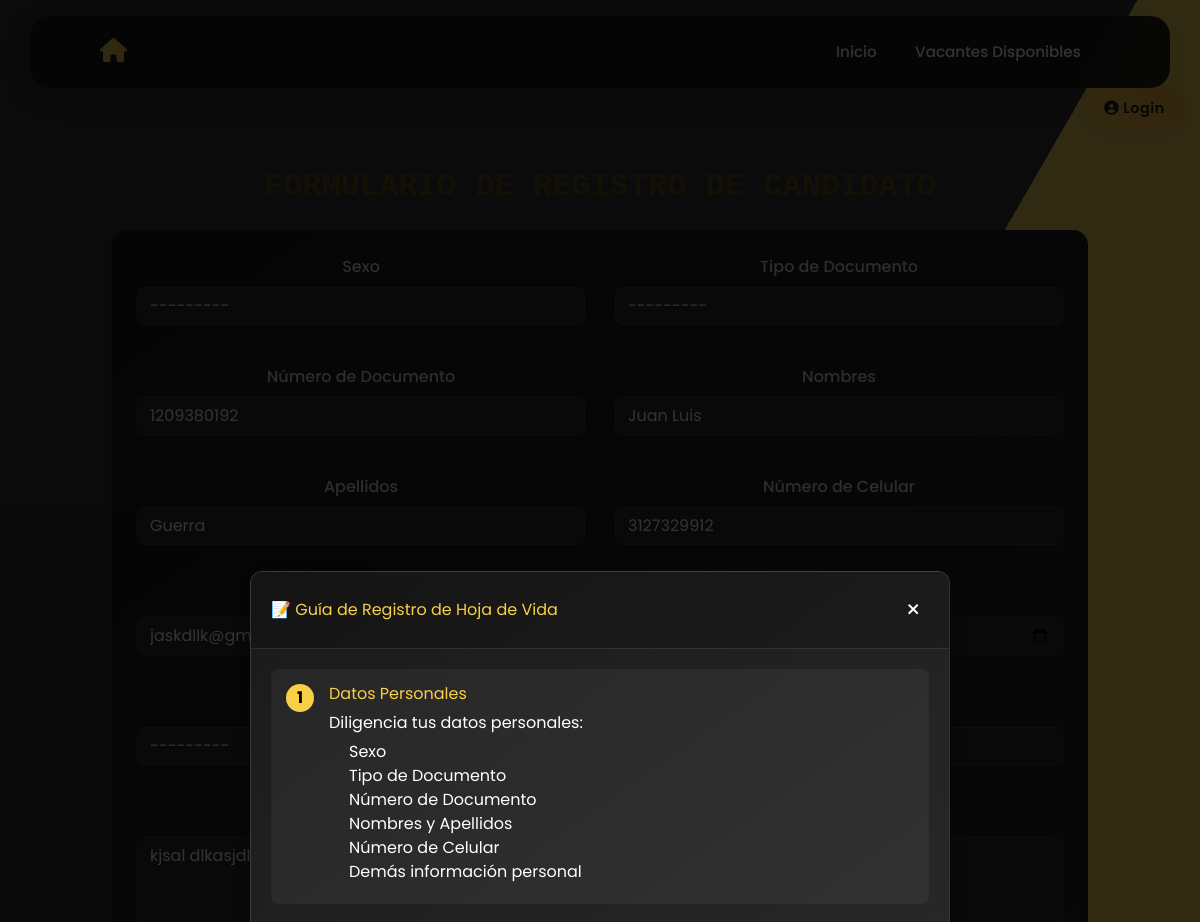
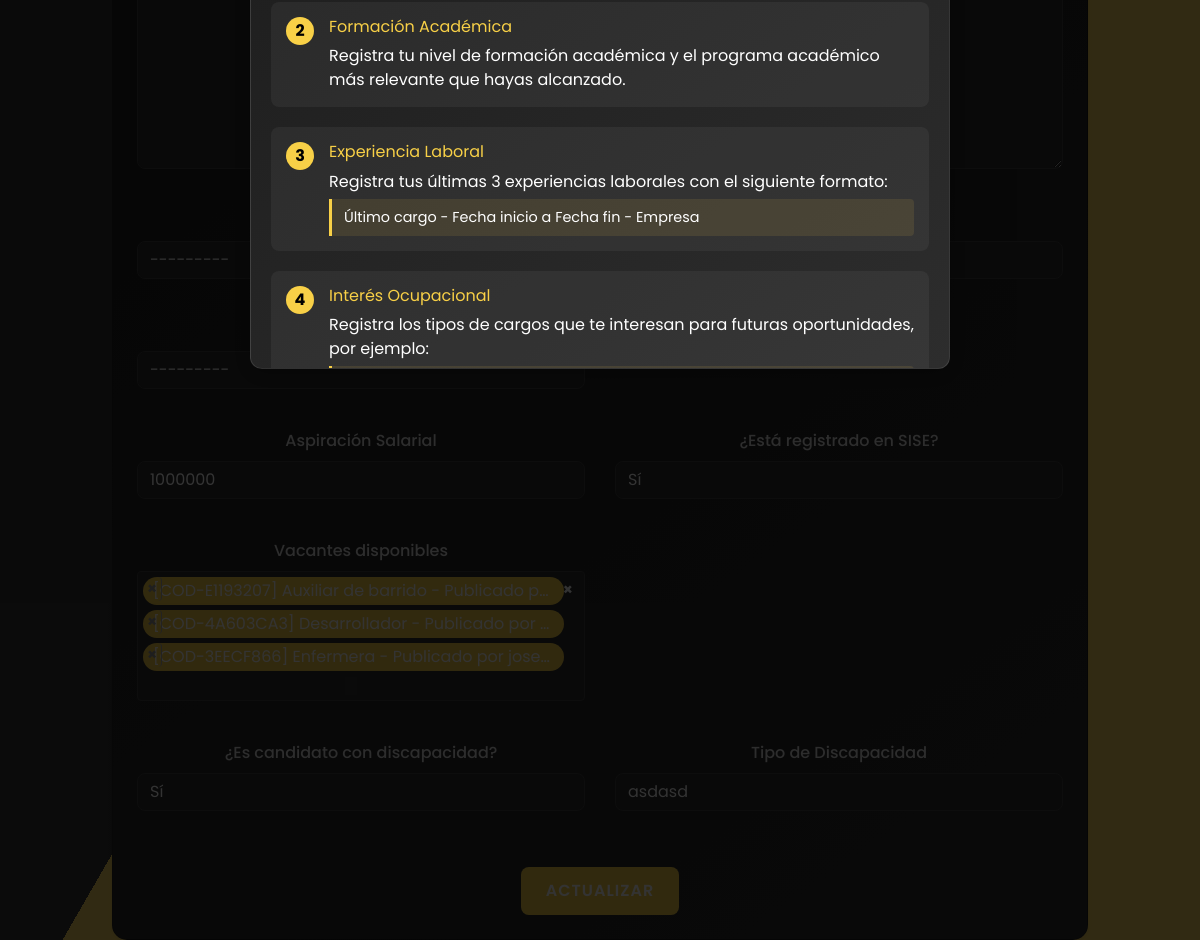
The app's page /editar/10/, older data (2 pictures, top to bottom).
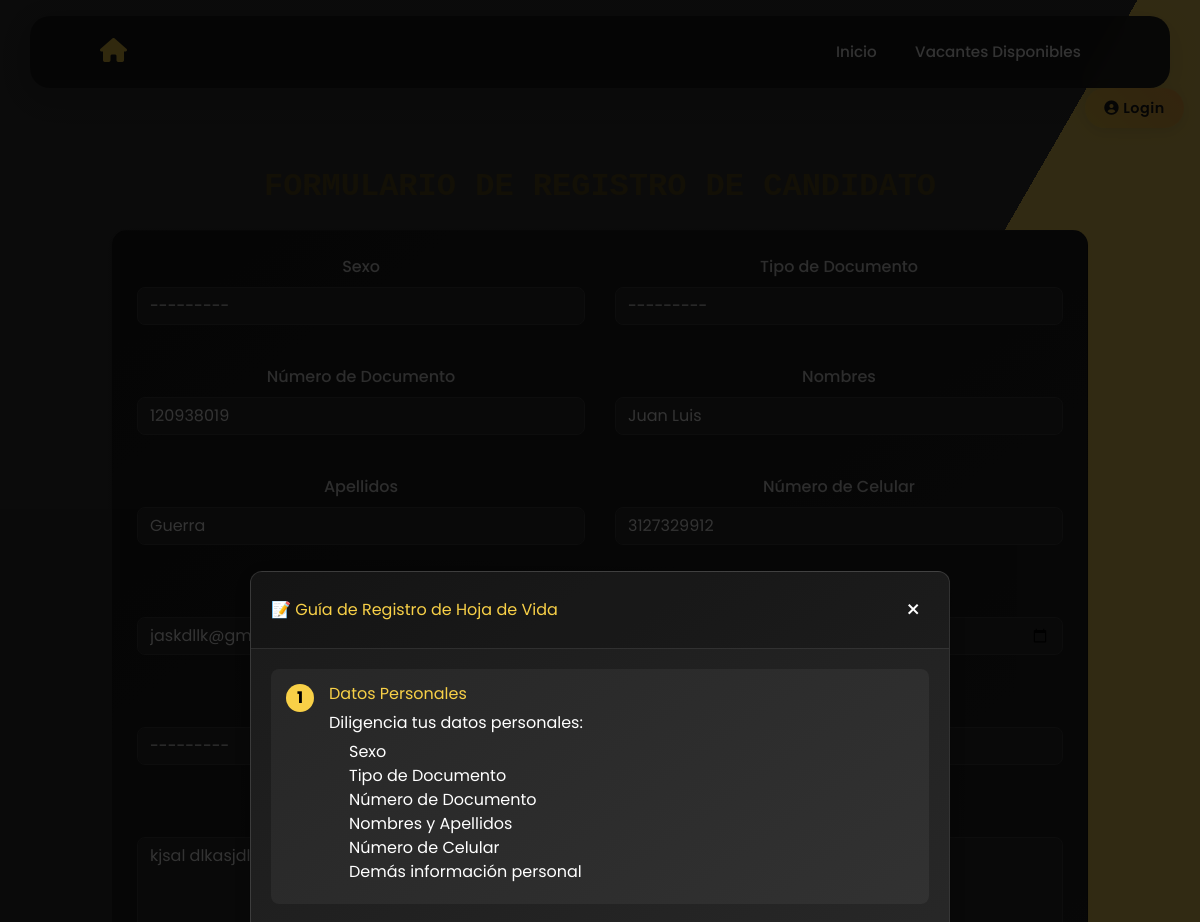
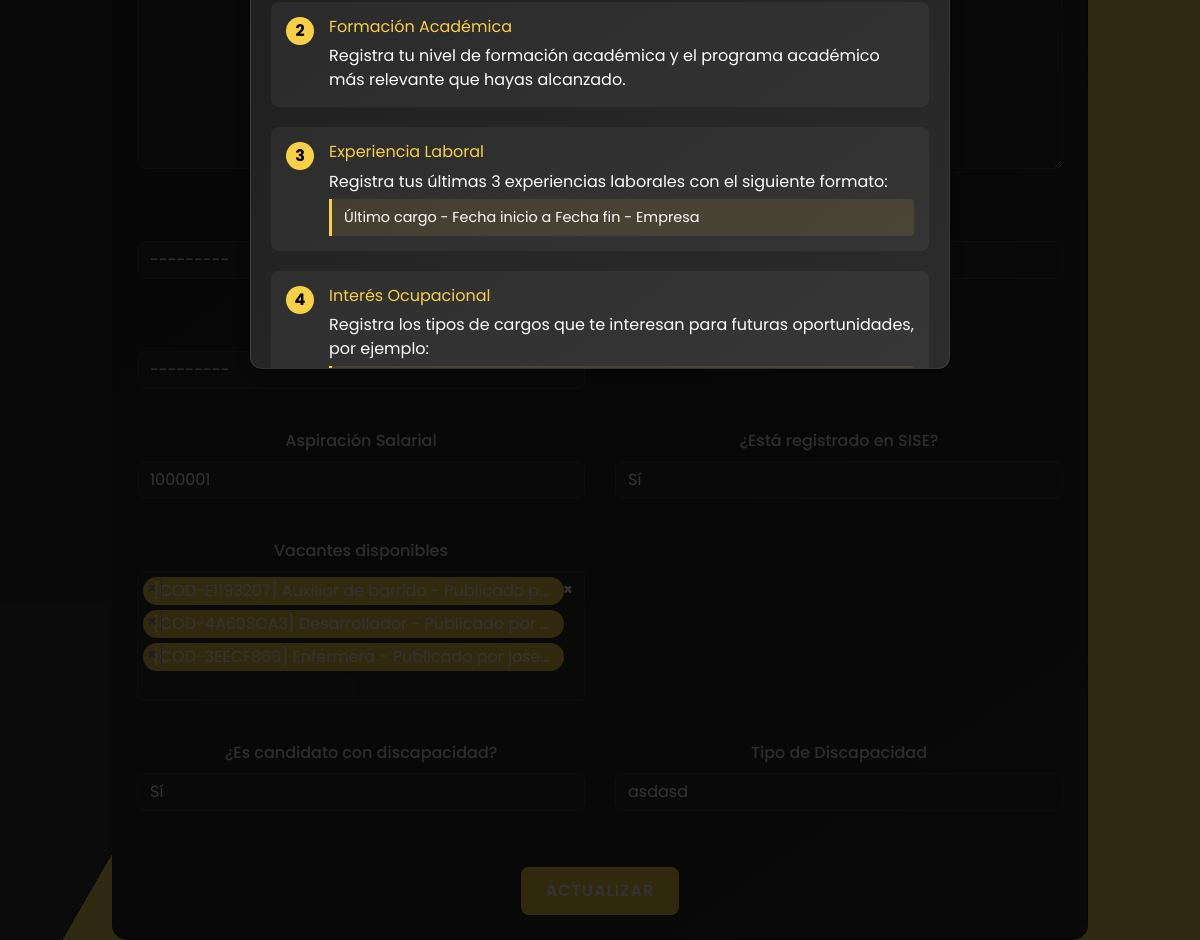
The same page, newer data (2 pictures, top to bottom).
### vacantes/models.py (models this page shows, shortened)
class RegistroCandidato(models.Model):
    SEX_CHOICES = [
        ('Mujer', 'Mujer'),
        ('Hombre', 'Hombre'),
        ('Intersexual', 'Intersexual'),
    ]
    DOCUMENT_TYPE_CHOICES = [
        ('CEDULA DE CIUDADANIA', 'CEDULA DE CIUDADANIA'),
        ('PERMISO ESPECIAL DE PERMANENCIA', 'PERMISO ESPECIAL DE PERMANENCIA'),
        ('TARJETA DE IDENTIDAD', 'TARJETA DE IDENTIDAD'),
        ('DOCUMENTO NACIONAL DE IDENTIFICACION', 'DOCUMENTO NACIONAL DE IDENTIFICACION'),
        ('PASAPORTE', 'PASAPORTE'),
        ('CEDULA DE EXTRANJERIA', 'CEDULA DE EXTRANJERIA'),
    ]
    EDUCATION_LEVEL_CHOICES = [
        ('BASICA PRIMARIA', 'BASICA PRIMARIA'),
        ('BASICA SECUNDARIA', 'BASICA SECUNDARIA'),
        ('BACHILLER ACADEMICO', 'BACHILLER ACADEMICO'),
        ('ESTUDIANTE BACHILLER ACADEMICO', 'ESTUDIANTE BACHILLER ACADEMICO'),
        ('TECNICO LABORAL/PROFESIONAL', 'TECNICO LABORAL/PROFESIONAL'),
        ('ESTUDIANTE TECNICO LABORAL/PROFESIONAL', 'ESTUDIANTE TECNICO LABORAL/PROFESIONAL'),
        ('TECNOLOGO', 'TECNOLOGO'),
        ('ESTUDIANTE TECNOLOGO', 'ESTUDIANTE TECNOLOGO'),
        ('PROFESIONAL', 'PROFESIONAL'),
        ('ESTUDIANTE PROFESIONAL', 'ESTUDIANTE PROFESIONAL'),
        ('POSGRADO', 'POSGRADO'),
    ]
    SCHEDULE_CHOICES = [
        ('TIEMPO COMPLETO', 'TIEMPO COMPLETO'),
        ('MEDIO TIEMPO', 'MEDIO TIEMPO'),
        ('FINES DE SEMANA', 'FINES DE SEMANA'),
    ]
    DISABILITY_CHOICES = [
        ('SI', 'Sí'),
        ('NO', 'No'),
    ]
    SISE_CHOICES = [
        ('SI', 'Sí'),
        ('NO', 'No'),
    ]
    RECRUITER_CHOICES = [
        ('No conoce el nombre', 'No conoce el nombre'),
        ('Angel Andres Moyano Molano', 'Angel Andres Moyano Molano'),
        ('Diego Alejandro Parra Pinto', 'Diego Alejandro Parra Pinto'),
        ('Erika Julieth Cristancho Pérez', 'Erika Julieth Cristancho Pérez'),
    ]
    feria = models.CharField(max_length=100, blank=True, null=True)
    fecha_feria = models.DateField(default=date(2025, 1, 1), blank=True, null=True)
    sexo = models.CharField(max_length=16, choices=SEX_CHOICES)
    tipo_documento = models.CharField(max_length=50, choices=DOCUMENT_TYPE_CHOICES)
    numero_documento = models.CharField(max_length=20, unique=True)
    nombres = models.CharField(max_length=100)
    apellidos = models.CharField(max_length=100)
    numero_celular = models.CharField(max_length=15)
    correo_electronico = models.EmailField()
    fecha_nacimiento = models.DateField()
    formacion_academica = models.CharField(max_length=40, choices=EDUCATION_LEVEL_CHOICES)
    programa_academico = models.CharField(max_length=100)
    experiencia_laboral = models.TextField(blank=True, null=True)
    interes_ocupacional = models.TextField(blank=True, null=True)
    departamento = models.ForeignKey(Departamento, on_delete=models.SET_NULL, null=True, blank=True)
    ciudad = models.ForeignKey(Ciudad, on_delete=models.SET_NULL, null=True, blank=True)
    candidato_discapacidad = models.CharField(max_length=2, choices=DISABILITY_CHOICES)
    tipo_discapacidad = models.CharField(max_length=100, blank=True, null=True)
    horario_interesado = models.CharField(max_length=20, choices=SCHEDULE_CHOICES)
    aspiracion_salarial = models.IntegerField(
        validators=[validar_aspiracion_salarial],
        help_text="Ingrese un valor numérico mayor a 1,000,000."
    )
    registrado_en_sise = models.CharField(max_length=2, choices=SISE_CHOICES)
    tecnico_seleccion = models.CharField(max_length=40, choices=RECRUITER_CHOICES, blank=True, null=True)
    vacantes_disponibles = models.ManyToManyField("Vacante", related_name="candidatos", blank=True)
    class Meta:
        verbose_name = "Registro de Candidato"
        verbose_name_plural = "Registros de Candidatos"

### vacantes/views.py (the view)
# urls.py: path('editar/<int:pk>/', views.editar_registro, name='editar_registro'),
def editar_registro(request, pk):
    registro = get_object_or_404(RegistroCandidato, pk=pk)
    if request.method == 'POST':
        form = RegistroCandidatoForm(request.POST, instance=registro)
        if form.is_valid():
            form.save()
            return redirect('lista_registros')
    else:
        form = RegistroCandidatoForm(instance=registro)
        if registro.fecha_nacimiento:
            form.fields['fecha_nacimiento'].initial = registro.fecha_nacimiento.strftime('%Y-%m-%d')
        if registro.fecha_feria:
            form.fields['fecha_feria'].initial = registro.fecha_feria.strftime('%Y-%m-%d')
    context = {
        'form': form,
        'selected_vacantes': registro.vacantes_disponibles.all(),
        'is_edit': True
    }
    return render(request, 'registro_candidato.html', context)

### vacantes/models.py (called while the page is built)
    def __str__(self):
        return self.nombre

    def __str__(self):
        return f"[{self.codigo_vacante}] {self.cargo} - Publicado por {self.usuario_publicador.username if self.usuario_publicador else 'Desconocido'}"

### vacantes/templates/registro_candidato.html (shortened to what the changed rows need)
{% extends 'base.html' %}
{% load static %}
{% block contenido %}
<link href="https://cdnjs.cloudflare.com/ajax/libs/select2/4.0.13/css/select2.min.css" rel="stylesheet" />
<div class="container mt-5" style="text-align: center;">
    <h1 class="text-center">Formulario de Registro de Candidato</h1>
    <div class="card shadow-sm p-4 text-light bg-dark"  style="background-color: rgb(248, 248, 248);">
        <form method="post">
            <div class="form-row">
                <div class="form-group col-md-6">
                    <label for="sexo">Sexo</label>
                    {{ form.sexo }}
                </div>
                <div class="form-group col-md-6">
                    <label for="tipo_documento">Tipo de Documento</label>
                    {{ form.tipo_documento }}
                </div>
            </div>
            <div class="form-row">
                <div class="form-group col-md-6">
                    <label for="numero_documento">Número de Documento</label>
                    {{ form.numero_documento }}
                </div>
                <div class="form-group col-md-6">
                    <label for="nombres">Nombres</label>
                    {{ form.nombres }}
                </div>
            </div>
            <div class="form-row">
                <div class="form-group col-md-6">
                    <label for="apellidos">Apellidos</label>
                    {{ form.apellidos }}
                </div>
                <div class="form-group col-md-6">
                    <label for="numero_celular">Número de Celular</label>
                    {{ form.numero_celular }}
                </div>
            </div>
            <div class="form-row">
                <div class="form-group col-md-6">
                    <label for="correo_electronico">Correo Electrónico</label>
                    {{ form.correo_electronico }}
                </div>
                <div class="form-group col-md-6">
                    <label for="fecha_nacimiento">Fecha de Nacimiento</label>
                    <input type="date" name="fecha_nacimiento" id="fecha_nacimiento"
                           class="form-control"
                           value="{{ form.fecha_nacimiento.value|date:'Y-m-d' }}"
                           {% if form.fecha_nacimiento.field.required %}required{% endif %}>
                </div>
            </div>
            <div class="form-row">
                <div class="form-group col-md-6">
                    <label for="formacion_academica">Formación Académica</label>
                    {{ form.formacion_academica }}
                </div>
                <div class="form-group col-md-6">
                    <label for="programa_academico">Programa Académico</label>
                    {{ form.programa_academico }}
                </div>
            </div>
            <div class="form-row">
                <div class="form-group col-md-6">
                    <label for="experiencia_laboral">Experiencia Laboral</label>
                    {{ form.experiencia_laboral }}
                </div>
                <div class="form-group col-md-6">
                    <label for="interes_ocupacional">Interés Ocupacional</label>
                    {{ form.interes_ocupacional }}
                </div>
            </div>
            <div class="form-row">
                <div class="form-group col-md-6">
                    <label for="{{ form.departamento.id_for_label }}">Departamento</label>
                    {{ form.departamento }}
                </div>
                <div class="form-group col-md-6">
                    <label for="{{ form.ciudad.id_for_label }}">Ciudad o Municipio</label>
                    {{ form.ciudad }}
                </div>
            </div>
            <div class="form-row">
                <div class="form-group col-md-6">
                    <label for="horario_interesado">Horario de Interés</label>
                    {{ form.horario_interesado }}
                </div>
            </div>
            <div class="form-row">
                <div class="form-group col-md-6">
                    <label for="aspiracion_salarial">Aspiración Salarial</label>
                    {{ form.aspiracion_salarial }}
                </div>
                <div class="form-group col-md-6">
                    <label for="registrado_en_sise">¿Está registrado en SISE?</label>
                    {{ form.registrado_en_sise }}
                </div>
            </div>
            <div class="form-row">
                <div class="form-group col-md-6">
                    <label for="candidato_discapacidad">¿Es candidato con discapacidad?</label>
                    {{ form.candidato_discapacidad }}
                </div>
                <div class="form-group col-md-6" id="tipo_discapacidad_container" style="display: none;">
                    <label for="tipo_discapacidad">Tipo de Discapacidad</label>
                    {{ form.tipo_discapacidad }}
                </div>
            </div>
        </form>
    </div>
</div>
<link href="https://cdnjs.cloudflare.com/ajax/libs/select2/4.0.13/css/select2.min.css" rel="stylesheet" />
{% endblock %}

Row changes from the older to the newer data that the page shows:
changed RegistroCandidato "Juan Luis": numero_documento "1209380192" → "120938019"; aspiracion_salarial "1000000" → "1000001"
